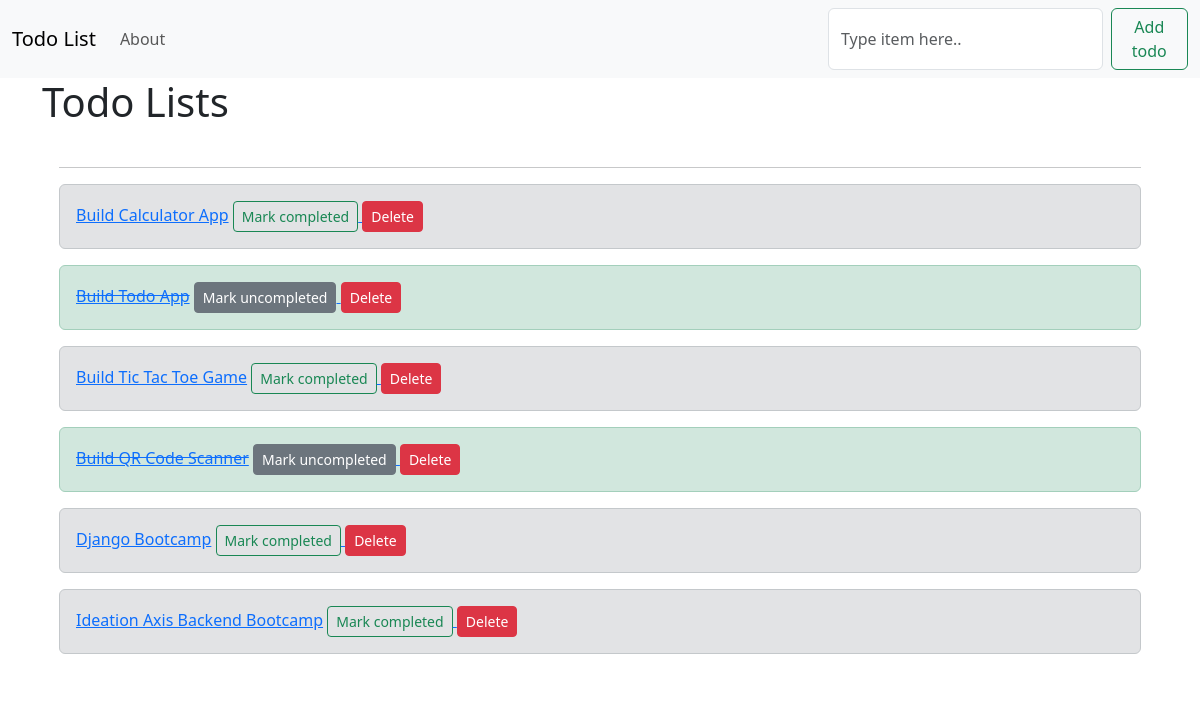
The app's page /, older data.
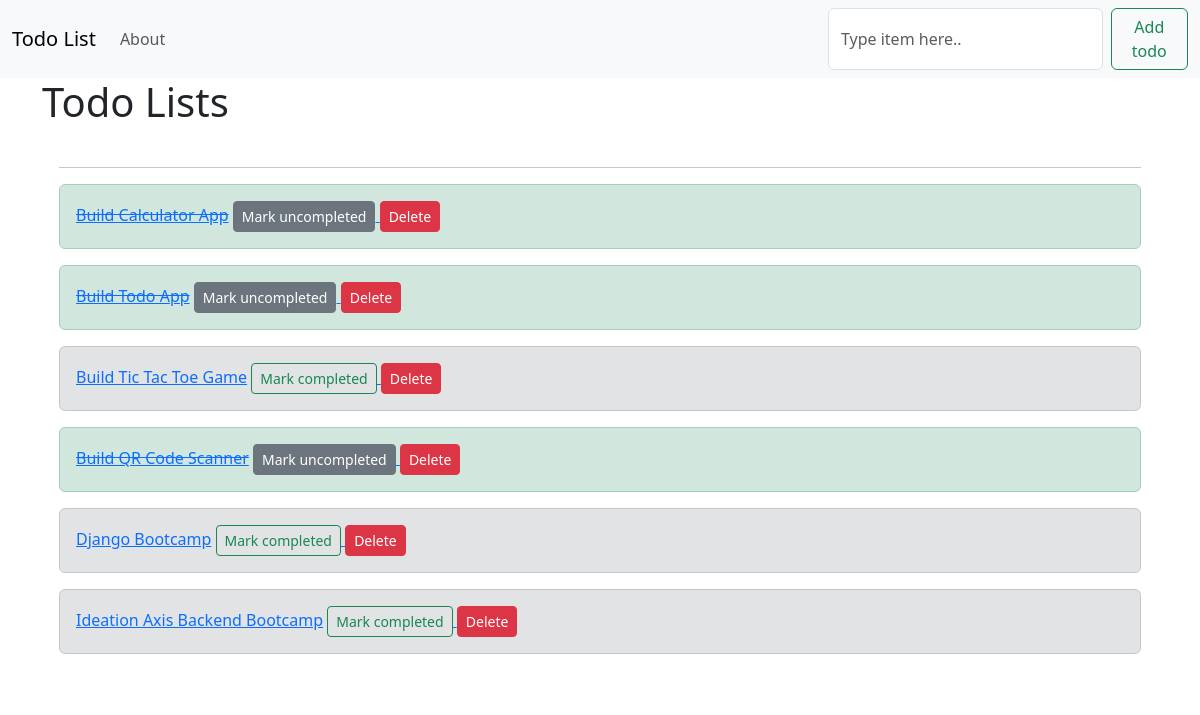
The same page, newer data.
### todo_list/models.py (models this page shows, shortened)
class List(models.Model):
    item = models.CharField(max_length=200)
    completed = models.BooleanField(default=False)

### todo_list/views.py (the view)
# urls.py: 2. Add a URL to urlpatterns:  path('', views.home, name='home')
def home(request):
    if request.method == 'POST':
        form = ListForm(request.POST or None)
        if form.is_valid():
            form.save()
            all_todos = List.objects.all
            messages.success(request, ('Todo item successfully added'))
            return render(request, 'home.html', {'all_todos': all_todos},)
    else:
        all_todos = List.objects.all
        return render(request, 'home.html', {'all_todos': all_todos},)

### todo_list/templates/home.html (shortened to what this page needs)
{% extends 'base.html' %}
{% block content %}
<h1>Todo Lists</h1>
<div class="alert" role="alert">
    <hr />
    {% if all_todos %}
        {% for todo in all_todos %}
            {% if todo.completed %}
                <div class="alert alert-success" role="alert">
                    <a href="{% url 'edit' todo.id %}"><span class="striker" style="text-decoration: line-through;">{{todo.item}}</span></a>
                    <a href="{% url 'uncomplete' todo.id %}">
                        <span class="btn btn-secondary btn-sm">Mark uncompleted </span>
                    </a>
                    <a href="{% url 'delete' todo.id%}">
                        <span class="btn btn-danger btn-sm">Delete </span>
                    </a>
                </div>
            {% else %}
                <div class="alert alert-secondary" role="alert">
                    <a href="{% url 'edit' todo.id %}">{{todo.item}}</a>
                    <a href="{% url 'complete' todo.id %}">
                        <span class="btn btn-outline-success btn-sm">Mark completed </span>
                    </a>
                    <a href="{% url 'delete' todo.id%}"><span class="btn btn-danger btn-sm">Delete </span></a>
                </div>
            {% endif %}
        {% endfor %}
    {% endif %}
</div>
{% endblock %}

Row changes from the older to the newer data that the page shows:
changed List "Build Calculator App": completed "Mark completed" → "Mark uncompleted"
